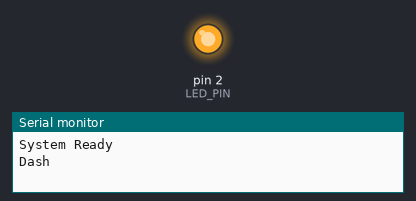
The sketch below on a simulated Arduino Nano Every. Shown: output pins drawn as LEDs (lit = HIGH), the last lines printed to the serial monitor.

Above: at 4.5 s.
At 22.5 s:
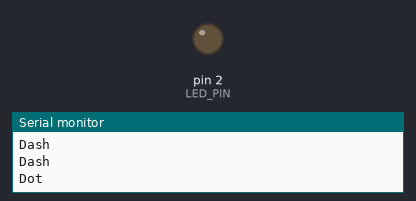
Timing chart, 0 to 29.0 s (numbered marks = the images above):
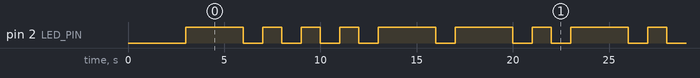

Measured:
- by itself, pin 2 (LED_PIN): repeats every 20.0 s: 3 × (LOW 1.0 s, HIGH 1.0 s), 2 × (LOW 1.0 s, HIGH 3.0 s), LOW 1.0 s, HIGH 1.0 s, LOW 1.0 s, HIGH 3.0 s
- by itself, everything shown: repeats every 20.0 s, in 14 steps

The sketch:

lab-2-led.ino
```cpp
// (licence header left out)
/*
  Define pins used
  Nano every pinout diagram:
  https://docs.arduino.cc/resources/pinouts/ABX00028-full-pinout.pdf
*/
#define LED_PIN 2

/*
  Morse code definitions:
  each dot ('.') is 1 time unit,
  each dash ('-') is 3 time units,
  a time unit is 1 second (1000 milliseconds)
*/
#define TIME_UNIT 1000
#define DOT_UNITS 1
#define DASH_UNITS 3

/*
  The morse code message to display,
  in this example the word DAN: D (-..) A (.-) N (-.)
*/
char output[7] = { '-', '.', '.', '.', '-', '-', '.' };
int current_char = 0;

void setup() {
  /*
    This method is run once, evertime your arduino is turned on.
    You should put any code in here that needs to have run before
    the 'loop' method.
  */

  // setup serial for diagnostics
  Serial.begin(9600);
  // clear the counter
  current_char = 0;
  // set the LED pin to output
  pinMode(LED_PIN, OUTPUT);
  // pause the system
  delay(3000);
  Serial.println("System Ready");
}

void loop() {
  /*
    This method is called on a loop untill your arduino is turned off.
    The main logic for your code should be present within this method.
  */

  // calculate amount of time LED is to be on for
  int led_on_time = 0;
  if (output[current_char] == '.') {
    Serial.println("Dot");
    led_on_time = DOT_UNITS * TIME_UNIT;
  } else if (output[current_char] == '-') {
    Serial.println("Dash");
    led_on_time = DASH_UNITS * TIME_UNIT;
  }

  // turn the LED on and off
  digitalWrite(LED_PIN, HIGH);
  delay(led_on_time);
  digitalWrite(LED_PIN, LOW);

  // determine the next sequence to display
  if (current_char >= 6) {
    current_char = 0;
  } else {
    current_char++;
  }

  // delay till next itteration
  delay(TIME_UNIT);
}
```
